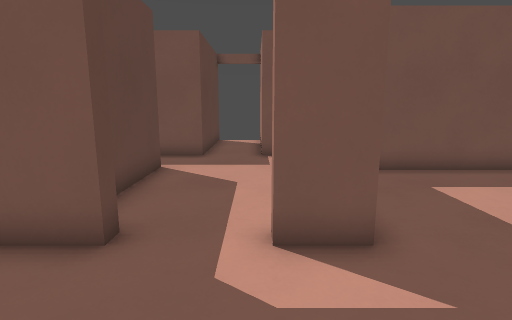
view 1 (above)

16 first-person views from a walk through a Godot game level. The camera is 1.4 m above the floor, tilts 10° down and sees 80° across. The floor is counted in squares, 0.68 m on a side. Each view is taken from the middle of a square. On the plan, view 1 faces up. The plan holds only what a view shows up to about 17 squares ahead; the rest is blank. Surface patterns are stand-ins for the level's own textures.

view 2
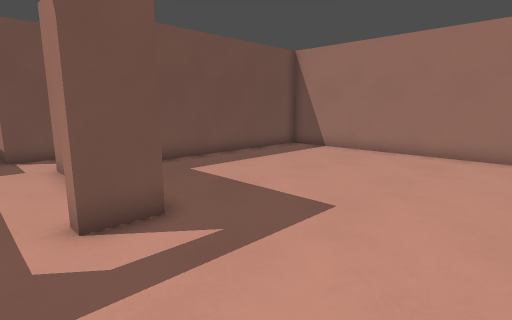

view 3
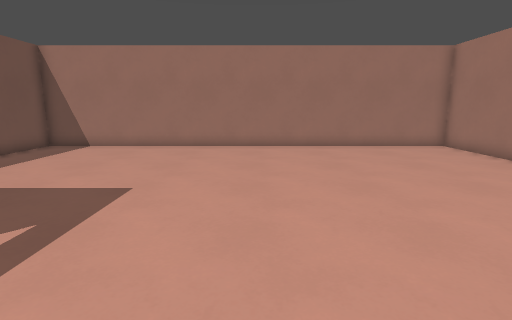

view 4
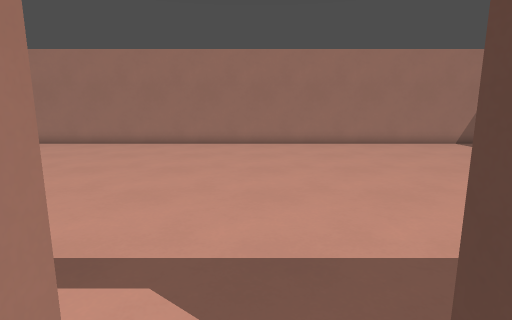

view 5
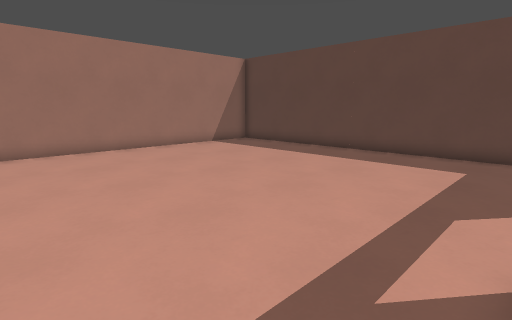

view 6
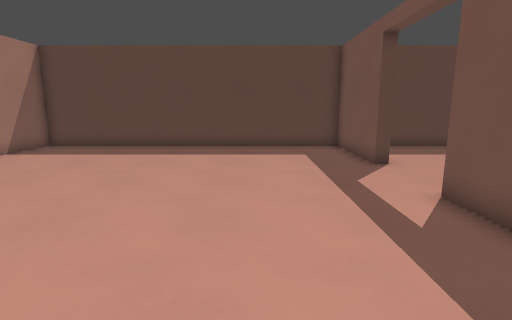

view 7
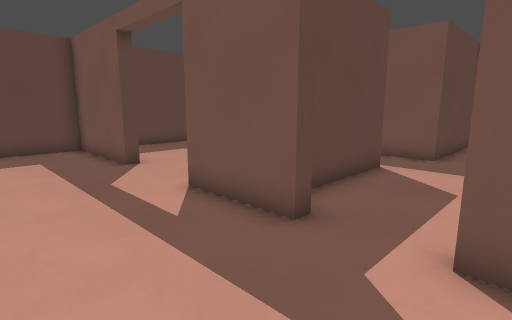

view 8
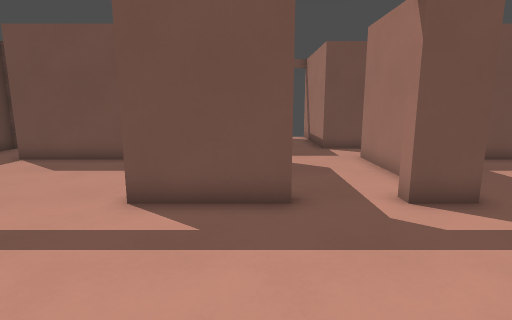

view 9
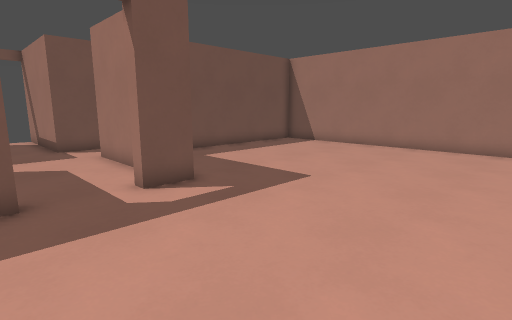

view 10
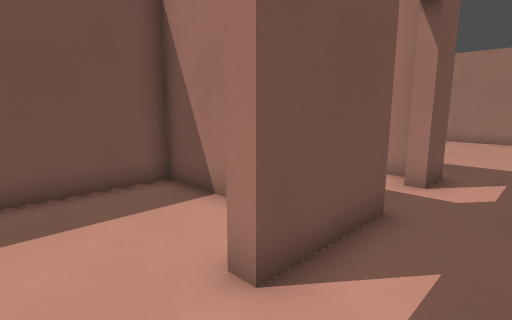

view 11
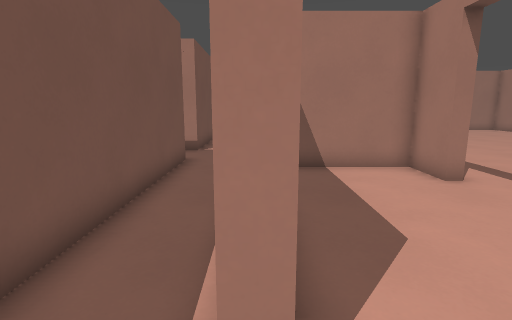

view 12
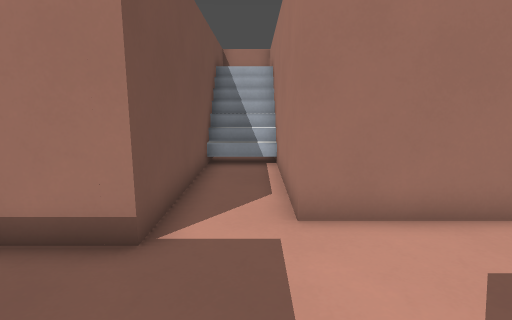

view 13
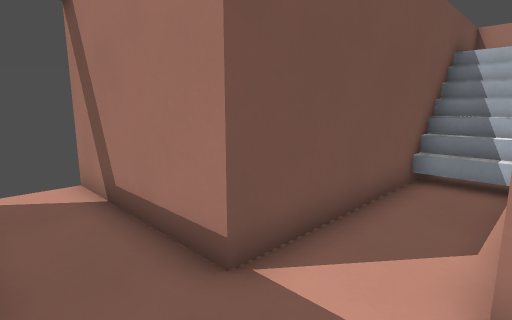

view 14
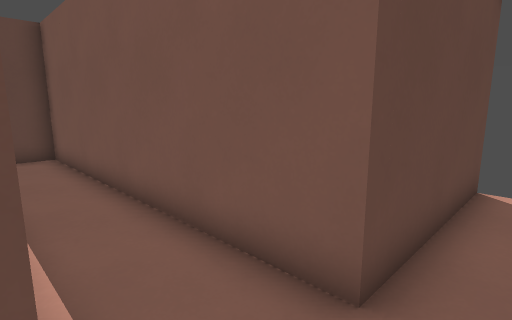

view 15
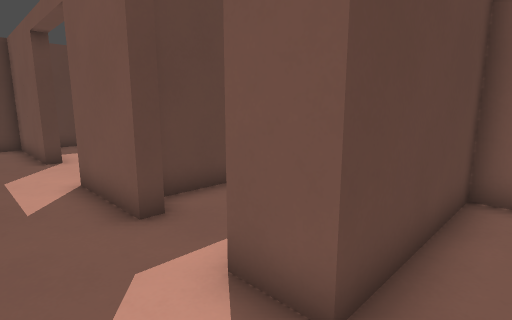

view 16
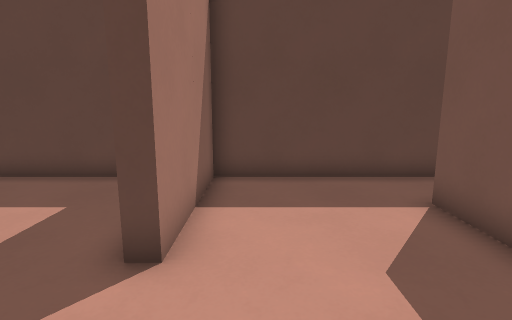

### Floor plan
Points are (right, up) in squares from view 1. A wall is a line through its corners. A room is listed if a view was taken in it or the views show most of it. See-through windows are left out.
Room 1 (views 1, 2, 3, 5, 6, 7, 8, 9, 10, 15)
walls: (-2.2, 4.9) (-2.2, 4.3) (-5.7, 4.3) (-5.7, 4.8); (1.8, 9.7) (1.8, 4.3) (0.3, 4.3) (0.3, 4.8); (-9.7, 4.8) (-9.7, 4.3) (-14.8, 4.3) (-14.8, -10.7) (12.8, -10.7) (12.8, 9.7) (4, 9.7)
ways out: opening at (-1, 4.5) to room 2; opening at (-8, 4.5) to room 3
Room 2 (views 4, 11, 12, 13, 14)
walls: (-3.2, 10.4) (-3.2, 5.2); (1.3, 5) (1.3, 10.2) (11.9, 10.2); (-2.2, 18.9) (-2.2, 12.7) (-14.8, 12.7) (-14.8, 9.5); (-12.3, 9.7) (-12.3, 10.2); (12.8, 12.7) (0.3, 12.7) (0.3, 18.8)
low walls: (12.8, 10.1) (12.8, 12.7)
ways out: opening at (-1, 4.5) to room 1; opening at (-13.5, 10) to room 3
Room 3 (view 16)
walls: (-14.8, 9.5) (-14.8, 4.8) (-9.7, 4.8); (-5.7, 4.8) (-3.7, 4.8) (-3.7, 9.7) (-12.3, 9.7)
ways out: opening at (-8, 4.5) to room 1; opening at (-13.5, 10) to room 2

Positions as (right, up) in squares from view 1, and headings:
1: (0, 0), facing up
2: (-1, -1), facing up-right
3: (-3, -1), facing right
4: (-1, 6), facing down
5: (-1, 4), facing down-left
6: (1, 0), facing left
7: (1, 0), facing up-left
8: (-3, -2), facing up
9: (-3, -3), facing up-right
10: (-8, 2), facing up-right
11: (-14, 10), facing right
12: (-4, 11), facing right
13: (-2, 10), facing up-right
14: (-1, 10), facing up-left
15: (3, 2), facing up-left
16: (-6, 6), facing left
